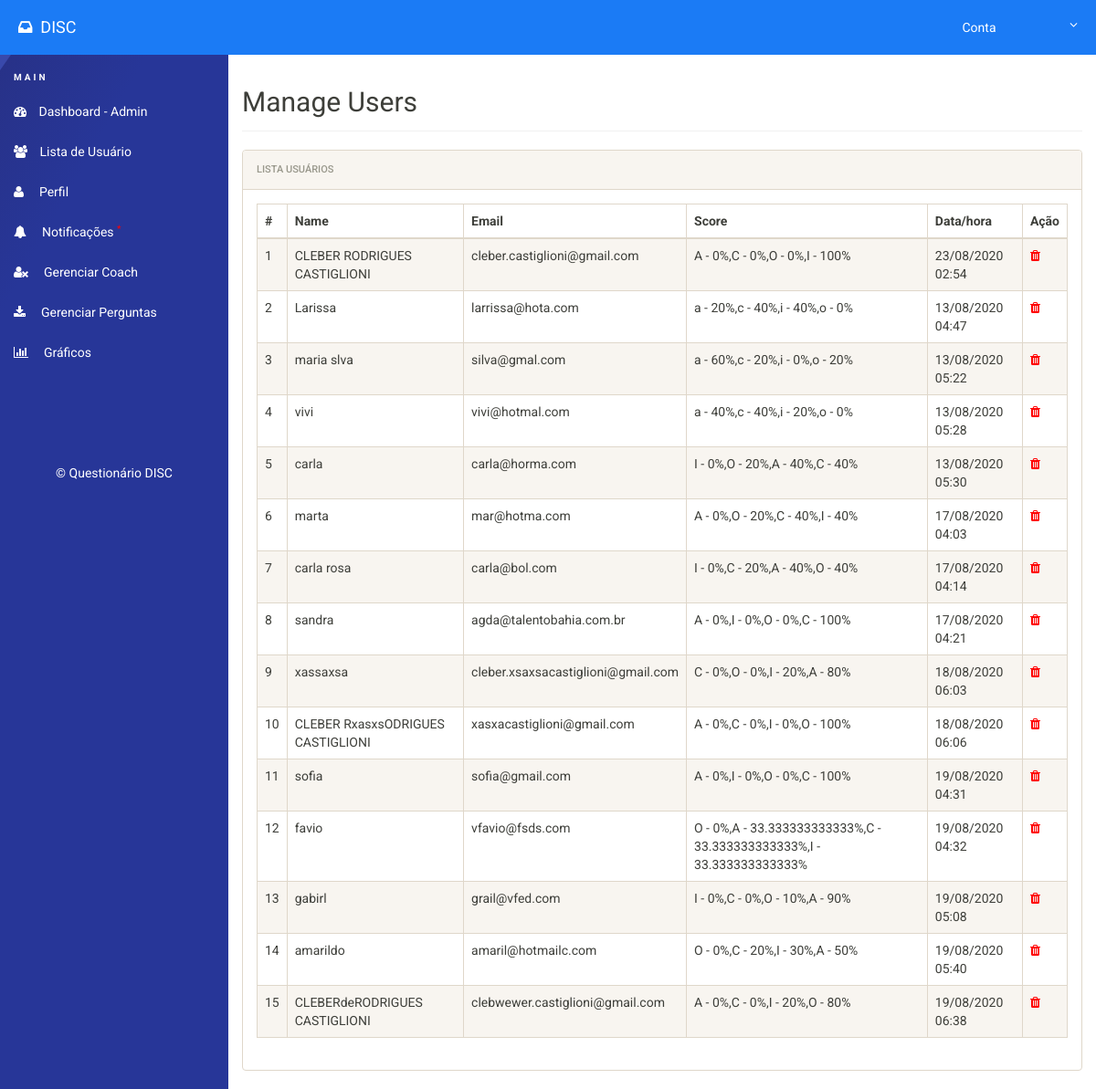
/admin/userlist.php (signed in), run on the app's committed database.
### tables this page shows
CREATE TABLE `users` (
  `id` int(11) NOT NULL AUTO_INCREMENT,
  `name` varchar(50) NOT NULL,
  `email` varchar(50) NOT NULL,
  `status` int(10) NOT NULL,
  `played_on` varchar(150) NOT NULL,
  `coach_id` int(10) NOT NULL,
  `score` varchar(220) DEFAULT NULL,
  PRIMARY KEY (`id`)
);

### admin/userlist.php (the view, shortened to what this page needs)
<?php
include('includes/config.php');
if(strlen($_SESSION['alogin'])==0)
{
    $setcoach = isset( $_COOKIE['coach'] );
    $path = ($setcoach) ? '/coach' : 'index';
    if (headers_sent())
        echo "<script type='text/javascript'> document.location = '{$path}'; </script>";
    else
        exit(header("Location: {$path}"));
}else{
 ?>
<!doctype html>
<html lang="en" class="no-js">
<head>
	<link rel="stylesheet" href="css/font-awesome.min.css">
	<link rel="stylesheet" href="css/bootstrap.min.css">
	<link rel="stylesheet" href="css/dataTables.bootstrap.min.css">
	<link rel="stylesheet" href="css/bootstrap-social.css">
	<link rel="stylesheet" href="css/bootstrap-select.css">
	<link rel="stylesheet" href="css/fileinput.min.css">
	<link rel="stylesheet" href="css/awesome-bootstrap-checkbox.css">
		<link rel="stylesheet" href="css/style.css">
</head>
<body>
	<?php include('includes/header.php');?>
	<div class="ts-main-content">
		<?php include('includes/leftbar.php');?>
		<div class="content-wrapper">
			<div class="container-fluid">
				<div class="row">
					<div class="col-md-12">
						<h2 class="page-title">Manage Users</h2>
						<div class="panel panel-default">
							<div class="panel-heading">Lista Usuários</div>
							<div class="panel-body">
								<table id="zctb" class="display table table-striped table-bordered table-hover" cellspacing="0" width="100%">
									<thead>
										<tr>
										<th>#</th>
                                        <th>Name</th>
                                        <th>Email</th>
                                        <th>Score</th>
                                        <th>Data/hora</th>
                                        <th>Ação</th>
										</tr>
									</thead>
									<tbody>
                                    <?php
                          			if ($_SESSION['tipo_user'] == 'admin'){
                                     $sql = "SELECT * from  users " ;
                                    }else{
                                     $sql = "SELECT * from  users where coach_id=".$_SESSION['coach_id'] ;
                                    }
                                    $query = $dbh -> prepare($sql);
                                    $query->execute();
                                    $results=$query->fetchAll(PDO::FETCH_OBJ);
                                    $cnt=1;
                                    if($query->rowCount() > 0)
                                    {
                                      foreach($results as $result)
                                    {	?>
										<tr>
											<td><?php echo htmlentities($cnt);?></td>
                                            <td><?php echo htmlentities($result->name);?></td>
                                            <td><?php echo htmlentities($result->email);?></td>
                                             <td><?php echo htmlentities($result->score);?></td>
                                             <td><?php echo htmlentities(date('d/m/Y h:i', strtotime($result->played_on))) ;?> </td>
                                             <td>
										    	<a href="userlist?del=<?php echo $result->id;?>&name=<?php echo htmlentities($result->email);?>" onclick="return confirm('Deseja Realmente delete?');"><i class="fa fa-trash" style="color:red"></i></a>
											</td>
										</tr>
										<?php $cnt=$cnt+1; }} ?>
									</tbody>
								</table>
							</div>
						</div>
					</div>
				</div>
			</div>
		</div>
	</div>
</body>
</html>
<?php } ?>

### admin/css/style.css (style rules this page uses)
html { font-size: 14px; }
@media only screen and (min-width: 480px) { html { font-size: 17px; } }
@media only screen and (min-width: 768px) { html { font-size: 14px; } }
body { font-size: 1em; }
a { color: #37a6c4; }
.panel { overflow: hidden; }
.page-title { padding-bottom: 15px; margin-bottom: 20px; border-bottom: 1px solid #f0f0f0; }
.ts-main-content .content-wrapper { padding-top: 15px; margin-top: 60px; }
@media only screen and (min-width: 992px) { .ts-main-content .content-wrapper { margin-left: 250px; } }

### data on the page
users: name "CLEBER RODRIGUES CASTIGLIONI", email "cleber.castiglioni@gmail.com", score "A - 0%,C - 0%,O - 0%,I - 100%", played_on "23/08/2020 02:54"
users: name "Larissa", email "larrissa@hota.com", score "a - 20%,c - 40%,i - 40%,o - 0%", played_on "13/08/2020 04:47"
users: name "maria slva", email "silva@gmal.com", score "a - 60%,c - 20%,i - 0%,o - 20%", played_on "13/08/2020 05:22"
users: name "vivi", email "vivi@hotmal.com", score "a - 40%,c - 40%,i - 20%,o - 0%", played_on "13/08/2020 05:28"
users: name "carla", email "carla@horma.com", score "I - 0%,O - 20%,A - 40%,C - 40%", played_on "13/08/2020 05:30"
users: name "marta", email "mar@hotma.com", score "A - 0%,O - 20%,C - 40%,I - 40%", played_on "17/08/2020 04:03"
users: name "carla rosa", email "carla@bol.com", score "I - 0%,C - 20%,A - 40%,O - 40%", played_on "17/08/2020 04:14"
users: name "sandra", email "agda@talentobahia.com.br", score "A - 0%,I - 0%,O - 0%,C - 100%", played_on "17/08/2020 04:21"
users: name "xassaxsa", email "cleber.xsaxsacastiglioni@gmail.com", score "C - 0%,O - 0%,I - 20%,A - 80%", played_on "18/08/2020 06:03"
users: name "CLEBER RxasxsODRIGUES CASTIGLIONI", email "xasxacastiglioni@gmail.com", score "A - 0%,C - 0%,I - 0%,O - 100%", played_on "18/08/2020 06:06"
users: name "sofia", email "sofia@gmail.com", score "A - 0%,I - 0%,O - 0%,C - 100%", played_on "19/08/2020 04:31"
users: name "favio", email "vfavio@fsds.com", score "O - 0%,A - 33.333333333333%,C - 33.333333333333%,I - 33.333333333333%", played_on "19/08/2020 04:32"
users: name "gabirl", email "grail@vfed.com", score "I - 0%,C - 0%,O - 10%,A - 90%", played_on "19/08/2020 05:08"
users: name "amarildo", email "amaril@hotmailc.com", score "O - 0%,C - 20%,I - 30%,A - 50%", played_on "19/08/2020 05:40"
users: name "CLEBERdeRODRIGUES CASTIGLIONI", email "clebwewer.castiglioni@gmail.com", score "A - 0%,C - 0%,I - 20%,O - 80%", played_on "19/08/2020 06:38"
